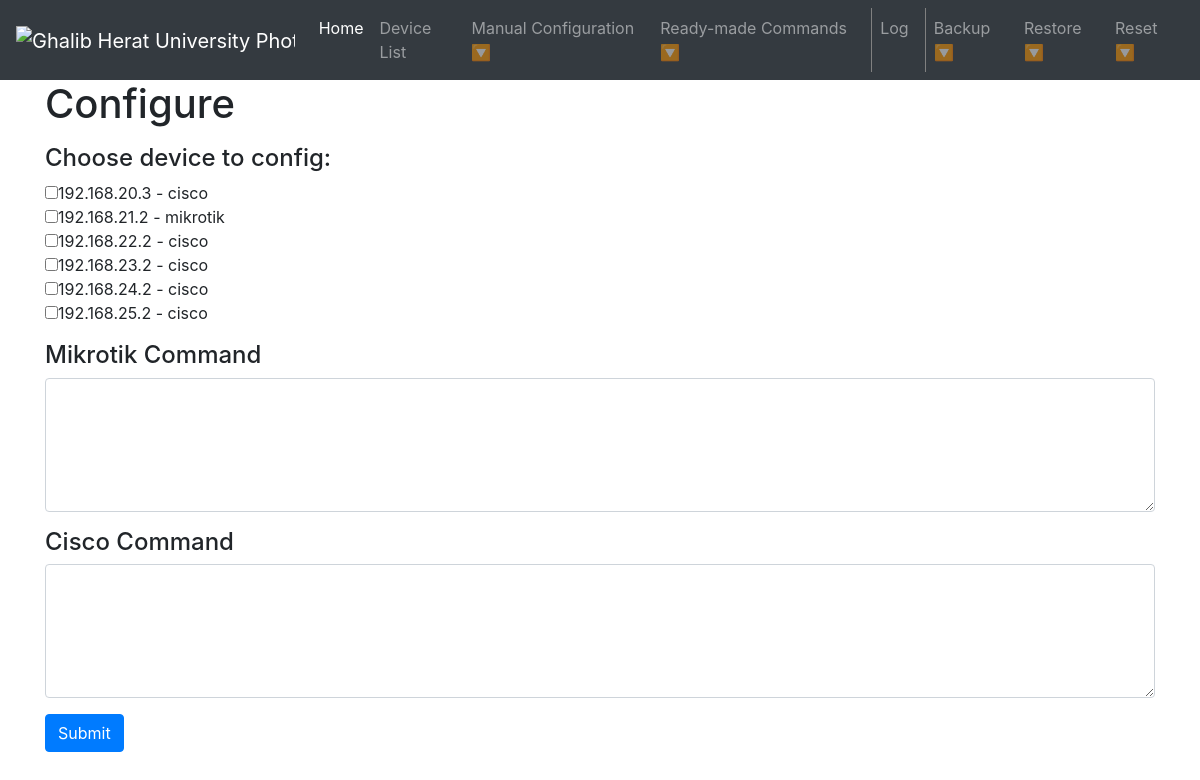
Screenshot of /configure/ with the database file from the repository.
### network_automation/models.py (models this page shows, shortened)
class Device(models.Model):
    ip_address = models.CharField(max_length = 255)
    hostname = models.CharField(max_length = 255)
    username = models.CharField(max_length = 255)
    password = models.CharField(max_length = 255)
    ssh_port = models.IntegerField(default = 22)
    VENDOR_CHOICES = (
        ('mikrotik', 'MikroTik'),
        ('cisco','Cisco'),
    )
    vendor = models.CharField(max_length = 255, choices = VENDOR_CHOICES)

### network_automation/views.py (the view)
# urls.py: path('configure/', views.configure, name='configure'),
def configure(request):
    return config.configure(request)

### templates/config.html (shortened to what this page needs)
 {% extends "base.html" %} {% block content %}
<h1>{{mode}}</h1>
<form method="POST">
    <h4 class="mt-3">Choose device to config:</h4>
    {% for device in devices %}
    <input type="checkbox" name="device" value="{{ device.id }}">{{device.ip_address}} - {{device.vendor}}<br> {% endfor %}
    <h4 class="mt-3">Mikrotik Command</h4>
    <textarea class="form-control" rows="5" name="mikrotik_command"></textarea>
    <h4 class="mt-3">Cisco Command</h4>
    <textarea class="form-control" rows="5" name="cisco_command"></textarea>
    <button type="submit" class="mt-3 btn btn-primary">Submit</button>
</form>
{% endblock content %}

### rows the page displays
Device: ip_address "192.168.20.3", vendor "cisco"
Device: ip_address "192.168.21.2", vendor "mikrotik"
Device: ip_address "192.168.22.2", vendor "cisco"
Device: ip_address "192.168.23.2", vendor "cisco"
Device: ip_address "192.168.24.2", vendor "cisco"
Device: ip_address "192.168.25.2", vendor "cisco"

### other values shown
{{ mode }} "Configure"
